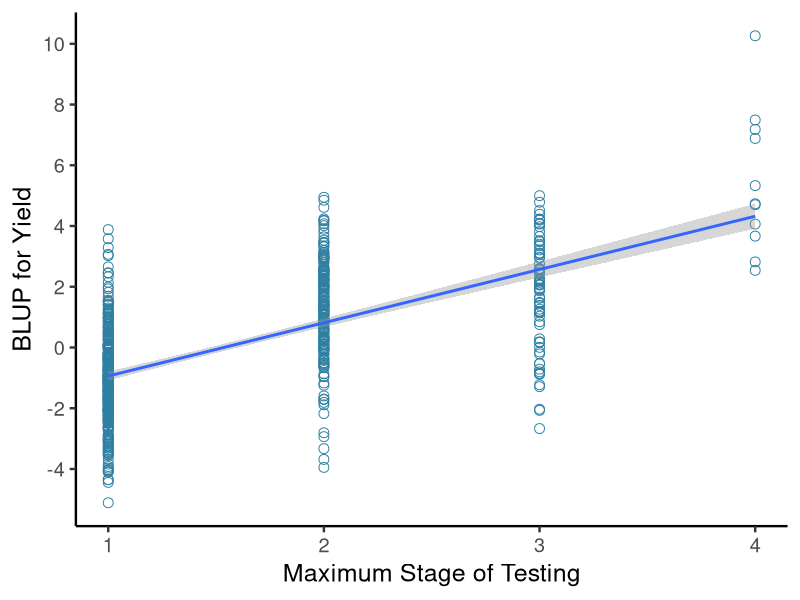
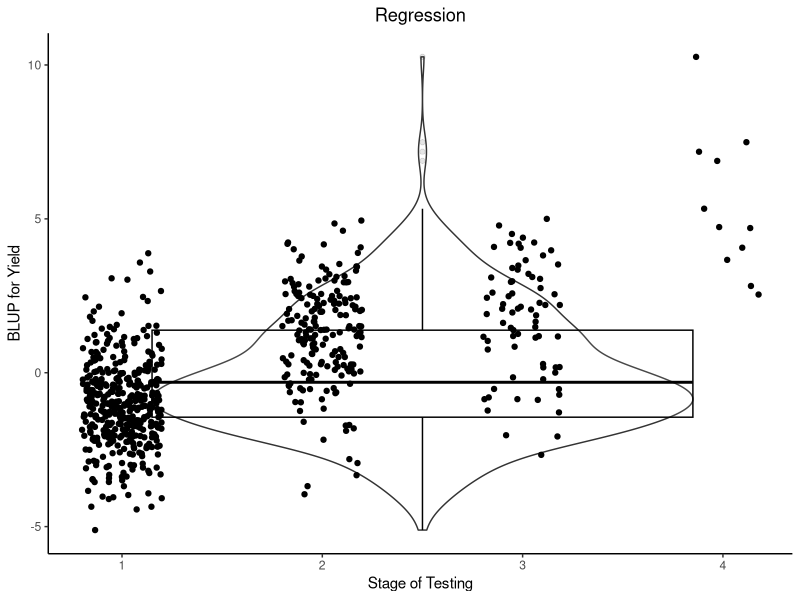
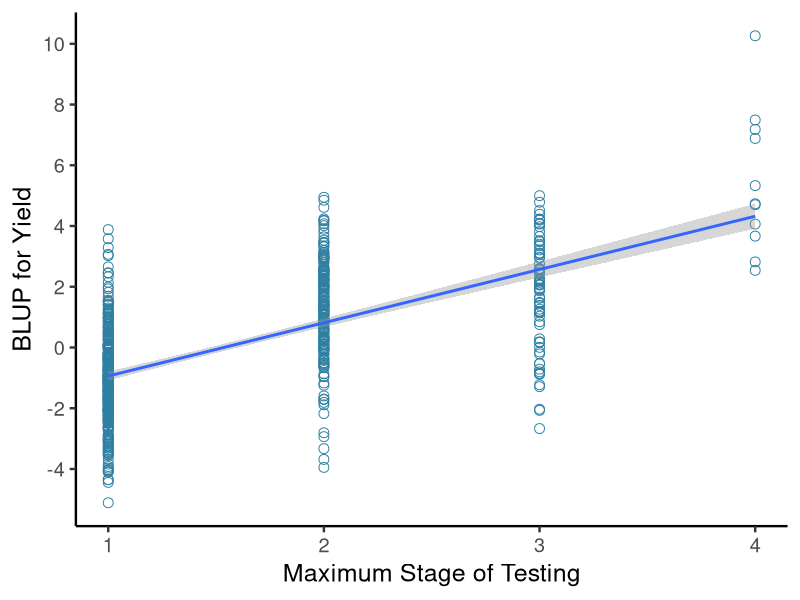

Source code (R) for these figures, in order:
## ---- chunk 1
knitr::opts_chunk$set(echo = TRUE)
## ---- chunk 2
library(readxl)
library(ggplot2)
library(dplyr)
OH19_BLUP_Regression <- read_excel("OH19 BLUP Regression.xlsx")
regression_fig <- ggplot(OH19_BLUP_Regression, aes(x=STAGE,y=YLD_BLUP)) +
  geom_point(shape = 1, color = "#2E7FA1", size = 3) +
  stat_smooth(method = "lm",
              formula = y ~ x,
              geom = "smooth") +
  scale_y_continuous(breaks = scales::pretty_breaks(n = 10)) +
  theme_classic(base_size = 18) +
  theme(legend.position = "none",
        plot.title = element_text(hjust = 0.5)) +
  labs(x = "Maximum Stage of Testing",
       y = "BLUP for Yield")
regression_fig
ggsave(regression_fig, 
       filename = "regression_fig.png",
       device = "png")
## ---- chunk 3
violin <- ggplot(OH19_BLUP_Regression, aes(x = STAGE, y = YLD_BLUP)) +
  geom_violin(width = 1.4) +
  geom_boxplot(width = 0.1, color = "black", alpha = 0.1) +
  geom_jitter(position = position_jitter(seed = 1, width = 0.2)) +
  theme_classic() +
  theme(legend.position = "none",
        plot.title = element_text(hjust = 0.5)) +
  labs(x = "Stage of Testing",
       y = "BLUP for Yield",
       title = "Regression")
violin
